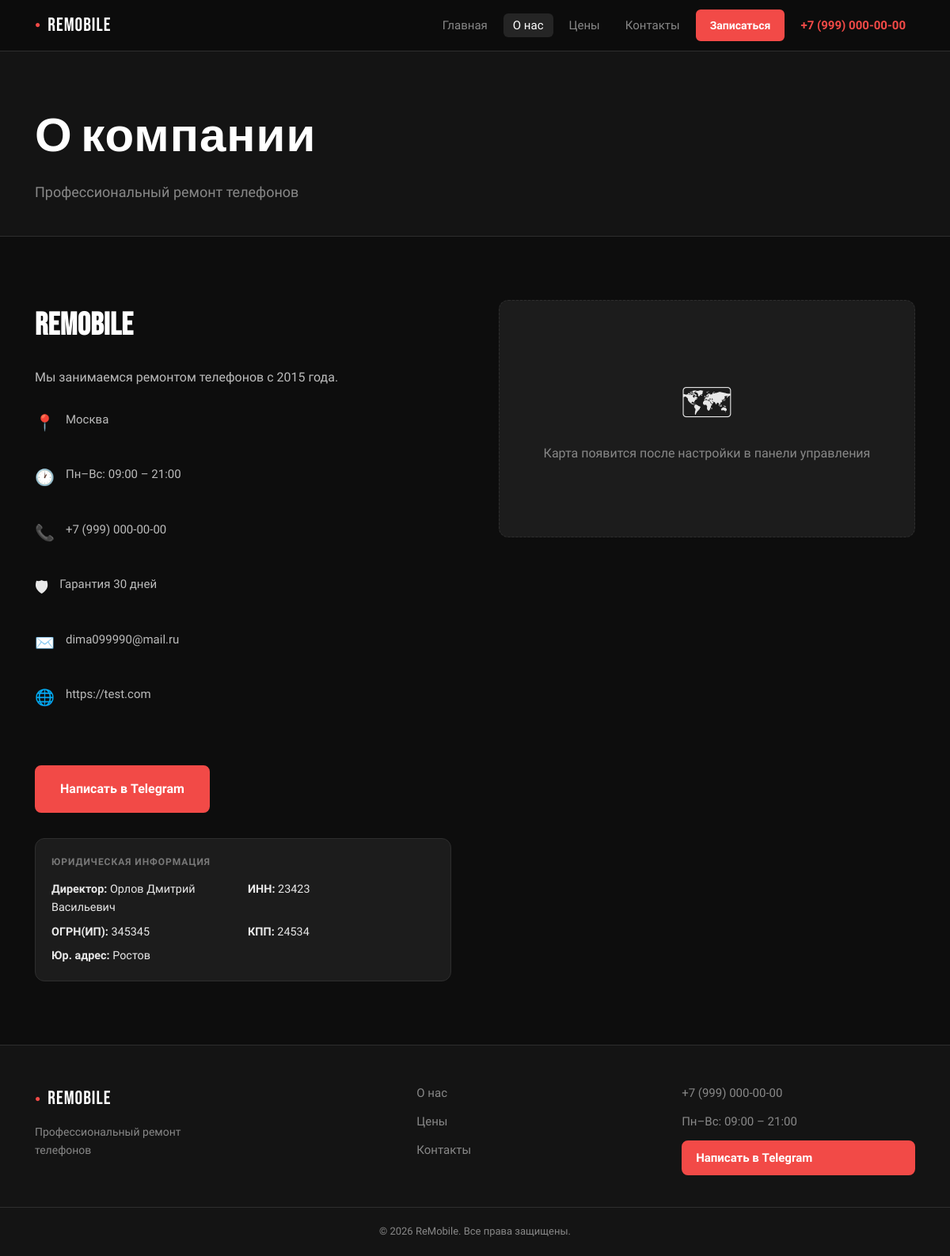
/about/, run on an earlier commit of the app's database.
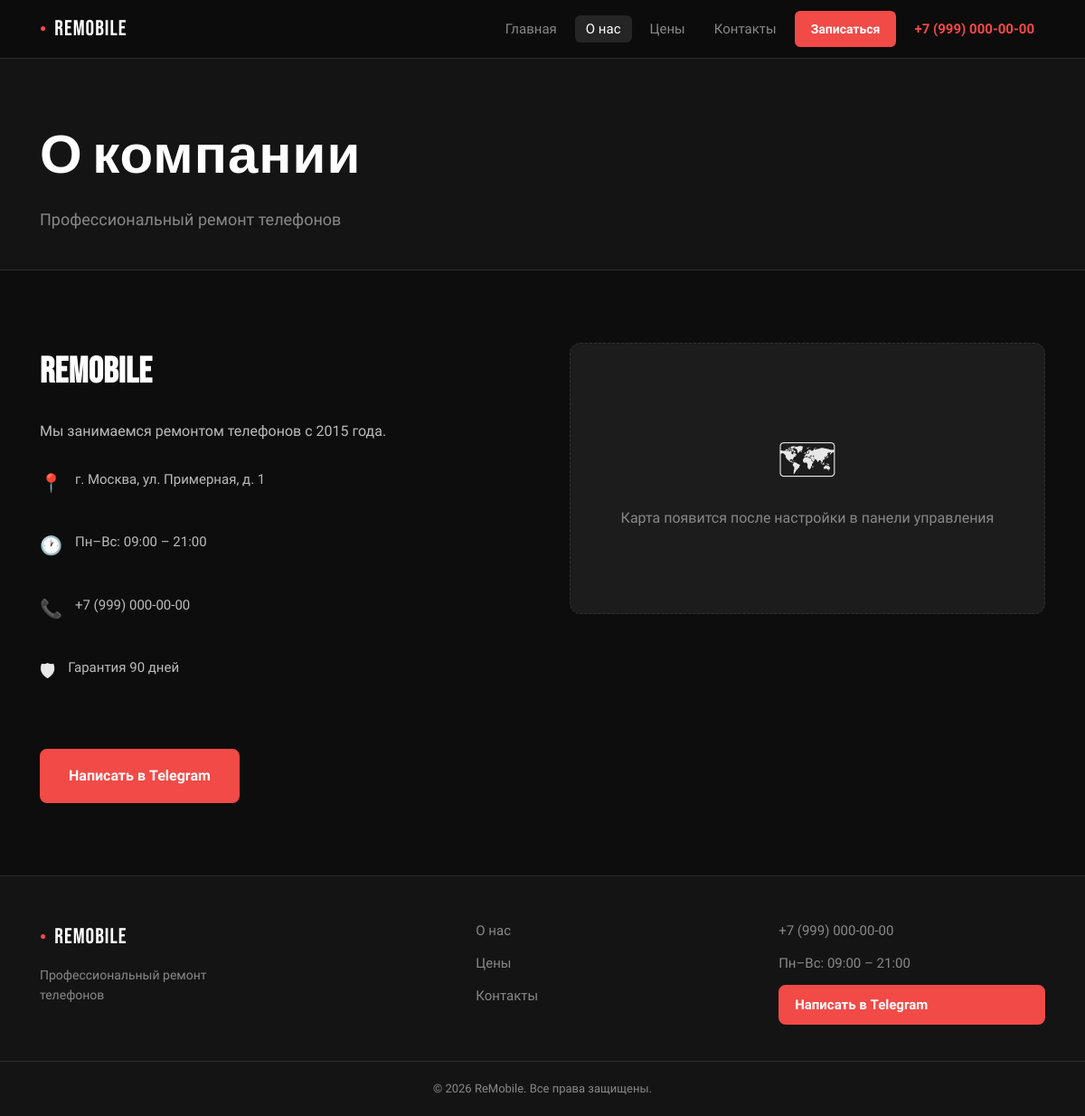
And on a later commit of the database.
### core/models.py (models this page shows, shortened)
class SiteSettings(models.Model):
    company_name = models.CharField("Название компании", max_length=100, default="Kayros")
    tagline = models.CharField("Подзаголовок", max_length=200, default="Профессиональный ремонт телефонов")
    phone = models.CharField("Телефон", max_length=30, default="+7 (999) 000-00-00")
    address = models.CharField("Адрес", max_length=300, default="г. Москва, ул. Примерная, д. 1")
    working_hours = models.CharField("Часы работы", max_length=100, default="Пн–Вс: 09:00 – 21:00")
    telegram_bot_link = models.URLField("Ссылка на Telegram-бот", default="https://t.me/your_bot")
    telegram_channel = models.URLField("Telegram-канал", blank=True)
    about_text = models.TextField("О нас (краткое)", default="Мы занимаемся ремонтом телефонов с 2015 года.")
    about_full_text = models.TextField("О нас (полное)", blank=True)
    yandex_map_embed = models.TextField("Код встраивания Яндекс.Карты", blank=True)
    google_map_embed = models.TextField("Код встраивания Google Maps", blank=True)
    warranty_days = models.PositiveIntegerField("Гарантия (дней)", default=90)
    inn = models.CharField("ИНН", max_length=20, blank=True)
    kpp = models.CharField("КПП", max_length=20, blank=True)
    ogrn = models.CharField("ОГРН / ОГРНИП", max_length=20, blank=True)
    director_name = models.CharField("ФИО директора", max_length=200, blank=True)
    email = models.EmailField("Email", blank=True)
    website = models.URLField("Сайт", blank=True)
    telegram = models.CharField("Telegram", max_length=100, blank=True)
    whatsapp = models.CharField("WhatsApp", max_length=50, blank=True)
    legal_address = models.TextField("Юридический адрес", blank=True)
    actual_address = models.TextField("Фактический адрес", blank=True)
    bank_name = models.CharField("Банк", max_length=200, blank=True)
    bik = models.CharField("БИК", max_length=20, blank=True)
    account_number = models.CharField("Расчётный счёт", max_length=30, blank=True)
    corr_account = models.CharField("Корр. счёт", max_length=30, blank=True)
    logo = models.ImageField("Логотип", upload_to='settings/', blank=True, null=True)
    stamp = models.ImageField("Печать", upload_to='settings/', blank=True, null=True)
    bot_token = models.CharField("Токен Telegram-бота", max_length=200, blank=True)
    bot_deepseek_key = models.CharField("Groq API Key", max_length=200, blank=True)
    bot_prompt = models.TextField(
        "Системный промпт бота",
        blank=True,
        default="Ты помощник сервисного центра по ремонту телефонов. Отвечай вежливо и кратко. Помогай клиентам узнать цены и записаться на ремонт."
    )
    class Meta:
        verbose_name = "Настройки сайта"
        verbose_name_plural = "Настройки сайта"
    @classmethod
    def get(cls):
        obj, _ = cls.objects.get_or_create(pk=1)
        return obj

### core/views.py (the view)
# urls.py: path('about/', views.about, name='about'),
def about(request):
    return render(request, 'core/about.html')

### core/context_processors.py (called while the page is built, shortened)
def site_settings(request):
    return {'site': SiteSettings.get()}

def crm_context(request):
    if not request.user.is_authenticated or not request.path.startswith('/crm/'):
        return {}

### templates/core/about.html (shortened to what this page needs)
{% extends 'core/base.html' %}
{% block content %}
<section class="page-hero">
  <div class="container">
    <h1>О компании</h1>
    <p>{{ site.tagline }}</p>
  </div>
</section>
<section class="section">
  <div class="container about-grid">
    <div class="about-text">
      <h2>{{ site.company_name }}</h2>
      <p>{{ site.about_full_text|default:site.about_text }}</p>
      <div class="about-facts">
        <div class="fact"><span>📍</span><p>{{ site.actual_address|default:site.address }}</p></div>
        <div class="fact"><span>🕐</span><p>{{ site.working_hours }}</p></div>
        <div class="fact"><span>📞</span><p><a href="tel:{{ site.phone }}">{{ site.phone }}</a></p></div>
        <div class="fact"><span>🛡</span><p>Гарантия {{ site.warranty_days }} дней</p></div>
        {% if site.email %}
        <div class="fact"><span>✉️</span><p><a href="mailto:{{ site.email }}">{{ site.email }}</a></p></div>
        {% endif %}
        {% if site.website %}
        <div class="fact"><span>🌐</span><p><a href="{{ site.website }}" target="_blank">{{ site.website }}</a></p></div>
        {% endif %}
      </div>
      {% if site.telegram_bot_link %}
      <a href="{{ site.telegram_bot_link }}" target="_blank" class="btn btn-lg" style="margin-top:1rem">Написать в Telegram</a>
      {% endif %}
      {% if site.inn or site.ogrn or site.director_name %}
      <div class="card" style="margin-top:2rem;padding:1.25rem;font-size:.9rem">
        <h4 style="font-size:.75rem;text-transform:uppercase;letter-spacing:.08em;margin-bottom:.85rem;opacity:.45;font-weight:600">Юридическая информация</h4>
        <div style="display:grid;grid-template-columns:1fr 1fr;gap:.45rem .75rem">
          {% if site.director_name %}<div><strong>Директор:</strong> {{ site.director_name }}</div>{% endif %}
          {% if site.inn %}<div><strong>ИНН:</strong> {{ site.inn }}</div>{% endif %}
          {% if site.ogrn %}<div><strong>ОГРН(ИП):</strong> {{ site.ogrn }}</div>{% endif %}
          {% if site.kpp %}<div><strong>КПП:</strong> {{ site.kpp }}</div>{% endif %}
          {% if site.legal_address %}<div style="grid-column:1/-1"><strong>Юр. адрес:</strong> {{ site.legal_address }}</div>{% endif %}
        </div>
      </div>
      {% endif %}
    </div>
    <div class="about-map">
      {% if site.yandex_map_embed %}
        {{ site.yandex_map_embed|safe }}
      {% elif site.google_map_embed %}
        {{ site.google_map_embed|safe }}
      {% else %}
        <div class="map-placeholder">
          <span>🗺</span>
          <p>Карта появится после настройки в панели управления</p>
        </div>
      {% endif %}
    </div>
  </div>
</section>
{% endblock %}

### templates/core/base.html (shortened to what this page needs)
{% load static %}
<!DOCTYPE html>
<html lang="ru">
<head>
  <link rel="stylesheet" href="{% static 'core/css/style.css' %}">
</head>
<body>
<nav class="navbar">
  <div class="container nav-inner">
    <a href="{% url 'home' %}" class="logo">
      <span class="logo-mark">●</span>{{ site.company_name }}
    </a>
    <ul class="nav-links" id="navLinks">
      <li><a href="{% url 'home' %}" {% if request.resolver_match.url_name == 'home' %}class="active"{% endif %}>Главная</a></li>
      <li><a href="{% url 'about' %}" {% if request.resolver_match.url_name == 'about' %}class="active"{% endif %}>О нас</a></li>
      <li><a href="{% url 'prices' %}" {% if request.resolver_match.url_name == 'prices' %}class="active"{% endif %}>Цены</a></li>
      <li><a href="{% url 'contacts' %}" {% if request.resolver_match.url_name == 'contacts' %}class="active"{% endif %}>Контакты</a></li>
      <li><a href="{% url 'contacts' %}#booking-form" class="btn btn-sm" style="padding:.4rem 1rem">Записаться</a></li>
      <li><a href="tel:{{ site.phone }}" class="nav-phone">{{ site.phone }}</a></li>
    </ul>
  </div>
</nav>
{% block content %}{% endblock %}
<footer class="footer">
  <div class="container footer-inner">
    <div class="footer-brand">
      <a href="{% url 'home' %}" class="logo"><span class="logo-mark">●</span>{{ site.company_name }}</a>
      <p>{{ site.tagline }}</p>
    </div>
    <div class="footer-links">
      <a href="{% url 'about' %}">О нас</a>
      <a href="{% url 'prices' %}">Цены</a>
      <a href="{% url 'contacts' %}">Контакты</a>
    </div>
    <div class="footer-contacts">
      <a href="tel:{{ site.phone }}">{{ site.phone }}</a>
      <span>{{ site.working_hours }}</span>
      <a href="{{ site.telegram_bot_link }}" target="_blank" class="btn btn-sm">Написать в Telegram</a>
    </div>
  </div>
  <div class="footer-bottom">
    <p>© {% now "Y" %} {{ site.company_name }}. Все права защищены.</p>
  </div>
</footer>
</body>
</html>

What changed in the data, as far as the page shows it:
changed SiteSettings "ReMobile": actual_address "Москва" → "г. Москва, ул. Примерная, д. 1"; warranty_days "30" → "90"; email "dima099990@mail.ru" → (not shown); website "https://test.com" → (not shown); director_name "Орлов Дмитрий Васильевич" → (not shown); inn "23423" → (not shown); ogrn "345345" → (not shown); kpp "24534" → (not shown); legal_address "Ростов" → (not shown)
Also different on the page:
text no longer shown: "✉️ 🌐 ЮРИДИЧЕСКАЯ ИНФОРМАЦИЯ Директор: ИНН: ОГРН(ИП): КПП: Юр. адрес:"
